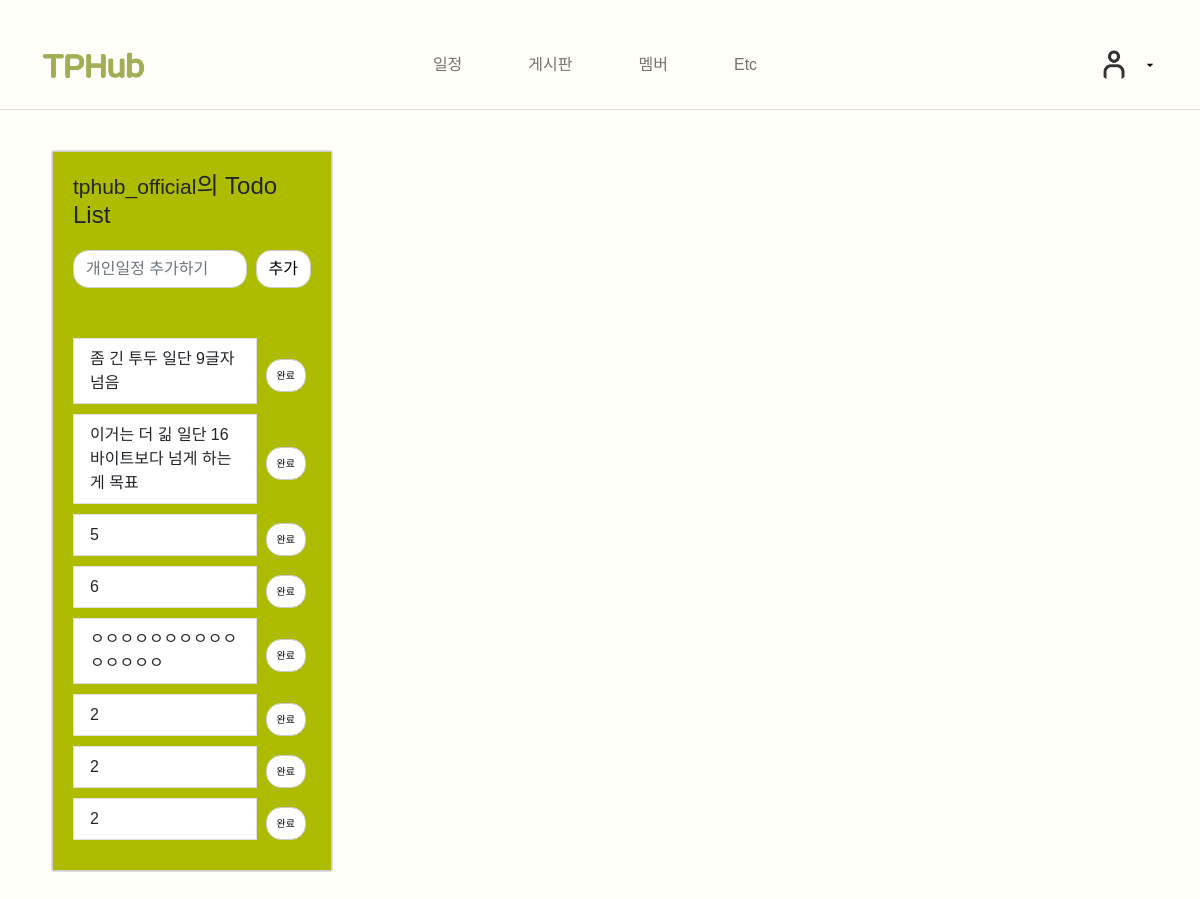
Page /schedule/index (signed in) on the earlier database version.
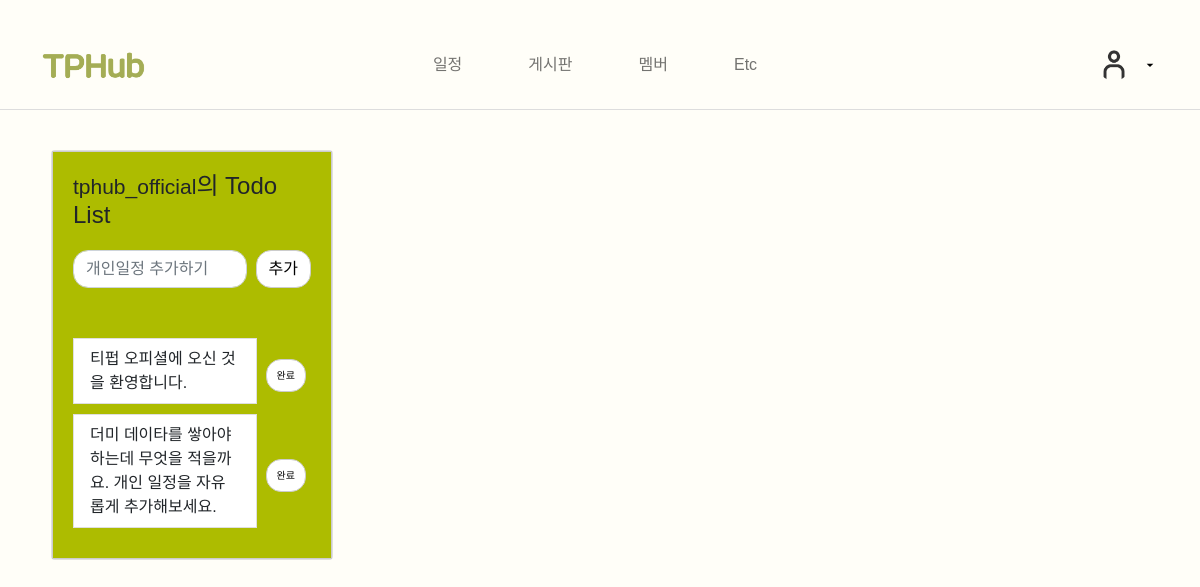
Same page on the later database version.
### schedule/models.py (models this page shows, shortened)
class Todo(models.Model):
    content = models.CharField(max_length=255)
    author = models.ForeignKey(User, null=True, blank=False, on_delete=models.SET_NULL)

### schedule/views.py (the view)
# urls.py: path('index', views.index, name='index'),
def index(request):
    todos = Todo.objects.all()
    content = {'todos': todos}
    return render(request, "schedule/base.html", content)

### schedule/templates/schedule/base.html (shortened to what this page needs)
<!doctype html>
<html lang="en">
{% load static %}
<head>
  <link rel="stylesheet" href="{% static 'landing_page/bootstrap/bootstrap.min.css' %}" media="screen">
    <link rel="stylesheet" href="https://use.fontawesome.com/releases/v5.0.10/css/all.css">
    <link rel="stylesheet" type="text/css" href="{% static 'schedule/css/styles.css' %}">
</head>
<body>
  {% include 'landing_page/navbar.html' %}
  <div class=" my-3 ">
    <div class="row justify-content-center">
      <div class="col-md-3 offset-md-0" id="left-area">
        <div class="card my-4 mx-0">
            {% include 'schedule/index.html' %}
        </div>
      </div>
      <div class="col-md-8">
        <div class="card-body" style="min-height: 700px;">
        </div>
      </div>
    </div>
  </div>
</body>
</html>

### schedule/templates/schedule/index.html (shortened to what this page needs)
{% block personal_schedule %}
  {% load static %}
<head>
    <link rel="stylesheet" type="text/css" href="{% static 'schedule/css/todo.css' %}">
</head>
<div class="container" style="padding: 20px; border: 1px solid #ccc;background-color: #ADBC00;">
        <div class="header">
            <div class="page-header">
                {% if user.is_authenticated %}
                    <h4><small>{{ user }}</small>의 Todo List </h4>
                {% else %}
                    <h4>Todo List</h4>
                    <p> 로그인이 필요합니다 </p>
                {% endif %}
            </div>
        </div>
        <div class="content">
            {% if user.is_authenticated %}
            <div class="messageDiv">
                <form action="./createTodo" method="POST">
                    <div class="input-group">
                        <input id="todoContent" name="todoContent" type="text" class="form-control" placeholder="개인일정 추가하기">
                        <span class="input-group-btn">
                            <button class="btn btn-default" style="background: white;" type="submit">추가</button>
                        </span>
                    </div>
                </form>
            </div>
            {% endif %}
            {% if user.is_authenticated %}
            <div class="toDoDiv">
                <ul class="list-group">
                    {% for todo in todos %}
                        {% if todo.author == user %}
                        <form action="./deleteTodo" method="GET">
                            <div class="input-group">
                                <div class="list-group-item-container">
                                <li class="list-group-item">{{ todo.content }}</li>
                                 </div>
                                <span class="input-group-addon">
                                    <button type="submit" style="background: white;" class="custom-btn btn btn-black">완료</button>
                                </span>
                            </div>
                        </form>
                        {% endif %}
                    {% endfor %}
                </ul>
            </div>
            {% endif %}
        </div>
    </div>
{% endblock %}

Differences in the rows shown:
removed Todo: content "좀 긴 투두 일단 9글자 넘음"
removed Todo: content "이거는 더 긺 일단 16바이트보다 넘게 하는게 목표"
removed Todo: content "5"
removed Todo: content "6"
removed Todo: content "ㅇㅇㅇㅇㅇㅇㅇㅇㅇㅇㅇㅇㅇㅇㅇ"
removed Todo: content "2"
removed Todo: content "2"
removed Todo: content "2"
added Todo: content "티펍 오피셜에 오신 것을 환영합니다."
added Todo: content "더미 데이타를 쌓아야 하는데 무엇을 적을까요. 개인 일정을 자유롭게 추가해보세요."
